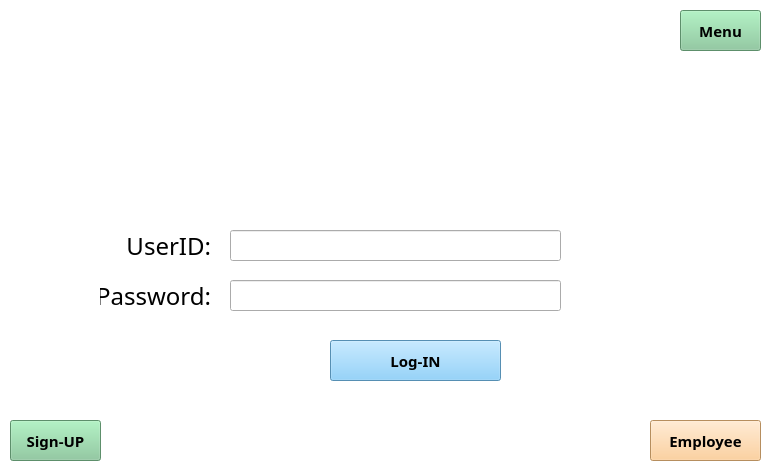
<?xml version="1.0" encoding="UTF-8"?>
<ui version="4.0">
 <class>Widget</class>
 <widget class="QWidget" name="Widget">
  <property name="geometry">
   <rect>
    <x>0</x>
    <y>0</y>
    <width>778</width>
    <height>475</height>
   </rect>
  </property>
  <property name="windowTitle">
   <string>Widget</string>
  </property>
  <widget class="QLabel" name="label_2">
   <property name="geometry">
    <rect>
     <x>100</x>
     <y>280</y>
     <width>111</width>
     <height>31</height>
    </rect>
   </property>
   <property name="font">
    <font>
     <family>Franklin Gothic Heavy</family>
     <pointsize>18</pointsize>
    </font>
   </property>
   <property name="styleSheet">
    <string notr="true">color: rgb(0, 0, 0);
color: rgb(0, 0, 0);</string>
   </property>
   <property name="text">
    <string>Password:</string>
   </property>
   <property name="alignment">
    <set>Qt::AlignRight|Qt::AlignTrailing|Qt::AlignVCenter</set>
   </property>
  </widget>
  <widget class="QPushButton" name="pushButton">
   <property name="geometry">
    <rect>
     <x>330</x>
     <y>340</y>
     <width>171</width>
     <height>41</height>
    </rect>
   </property>
   <property name="font">
    <font>
     <family>Arial Rounded MT Bold</family>
     <pointsize>11</pointsize>
     <bold>true</bold>
    </font>
   </property>
   <property name="styleSheet">
    <string notr="true">background-color: rgb(255, 5, 127);
background-color: rgb(120, 200, 250);</string>
   </property>
   <property name="text">
    <string>Log-IN</string>
   </property>
  </widget>
  <widget class="QPushButton" name="pushButton_2">
   <property name="geometry">
    <rect>
     <x>650</x>
     <y>420</y>
     <width>111</width>
     <height>41</height>
    </rect>
   </property>
   <property name="font">
    <font>
     <family>Arial Rounded MT Bold</family>
     <pointsize>11</pointsize>
     <bold>true</bold>
    </font>
   </property>
   <property name="styleSheet">
    <string notr="true">background-color: rgb(255, 199, 131);</string>
   </property>
   <property name="text">
    <string>Employee</string>
   </property>
  </widget>
  <widget class="QLineEdit" name="name">
   <property name="geometry">
    <rect>
     <x>230</x>
     <y>230</y>
     <width>331</width>
     <height>31</height>
    </rect>
   </property>
  </widget>
  <widget class="QLineEdit" name="password">
   <property name="geometry">
    <rect>
     <x>230</x>
     <y>280</y>
     <width>331</width>
     <height>31</height>
    </rect>
   </property>
  </widget>
  <widget class="QPushButton" name="pushButton_3">
   <property name="geometry">
    <rect>
     <x>10</x>
     <y>420</y>
     <width>91</width>
     <height>41</height>
    </rect>
   </property>
   <property name="font">
    <font>
     <family>Arial Rounded MT Bold</family>
     <pointsize>11</pointsize>
     <bold>true</bold>
    </font>
   </property>
   <property name="styleSheet">
    <string notr="true">background-color: rgb(255, 255, 127);
background-color: rgb(130, 200, 150);</string>
   </property>
   <property name="text">
    <string>Sign-UP</string>
   </property>
  </widget>
  <widget class="QPushButton" name="pushButton_menu">
   <property name="geometry">
    <rect>
     <x>680</x>
     <y>10</y>
     <width>81</width>
     <height>41</height>
    </rect>
   </property>
   <property name="font">
    <font>
     <family>Arial Rounded MT Bold</family>
     <pointsize>11</pointsize>
     <bold>true</bold>
    </font>
   </property>
   <property name="styleSheet">
    <string notr="true">background-color: rgb(255, 255, 127);
background-color: rgb(130, 200, 150);</string>
   </property>
   <property name="text">
    <string>Menu</string>
   </property>
  </widget>
  <widget class="QLabel" name="label_5">
   <property name="geometry">
    <rect>
     <x>100</x>
     <y>230</y>
     <width>111</width>
     <height>31</height>
    </rect>
   </property>
   <property name="font">
    <font>
     <family>Franklin Gothic Heavy</family>
     <pointsize>18</pointsize>
    </font>
   </property>
   <property name="styleSheet">
    <string notr="true">color: rgb(0, 0, 0);
color: rgb(0, 0, 0);</string>
   </property>
   <property name="text">
    <string>UserID:</string>
   </property>
   <property name="alignment">
    <set>Qt::AlignRight|Qt::AlignTrailing|Qt::AlignVCenter</set>
   </property>
  </widget>
  <widget class="QTextBrowser" name="textBrowser_2">
   <property name="geometry">
    <rect>
     <x>-10</x>
     <y>-50</y>
     <width>1391</width>
     <height>661</height>
    </rect>
   </property>
   <property name="html">
    <string>&lt;!DOCTYPE HTML PUBLIC &quot;-//W3C//DTD HTML 4.0//EN&quot; &quot;http://www.w3.org/TR/REC-html40/strict.dtd&quot;&gt;
&lt;html&gt;&lt;head&gt;&lt;meta name=&quot;qrichtext&quot; content=&quot;1&quot; /&gt;&lt;meta charset=&quot;utf-8&quot; /&gt;&lt;style type=&quot;text/css&quot;&gt;
p, li { white-space: pre-wrap; }
hr { height: 1px; border-width: 0; }
li.unchecked::marker { content: &quot;\2610&quot;; }
li.checked::marker { content: &quot;\2612&quot;; }
&lt;/style&gt;&lt;/head&gt;&lt;body style=&quot; font-family:'Segoe UI'; font-size:9pt; font-weight:400; font-style:normal;&quot;&gt;
&lt;p style=&quot; margin-top:0px; margin-bottom:0px; margin-left:0px; margin-right:0px; -qt-block-indent:0; text-indent:0px;&quot;&gt;&lt;img src=&quot;:/welcome.jpg&quot; /&gt;&lt;/p&gt;&lt;/body&gt;&lt;/html&gt;</string>
   </property>
   <property name="openLinks">
    <bool>true</bool>
   </property>
  </widget>
  <zorder>textBrowser_2</zorder>
  <zorder>label_2</zorder>
  <zorder>pushButton</zorder>
  <zorder>pushButton_2</zorder>
  <zorder>name</zorder>
  <zorder>password</zorder>
  <zorder>pushButton_3</zorder>
  <zorder>pushButton_menu</zorder>
  <zorder>label_5</zorder>
 </widget>
 <layoutdefault spacing="6" margin="11"/>
 <resources/>
 <connections/>
</ui>
